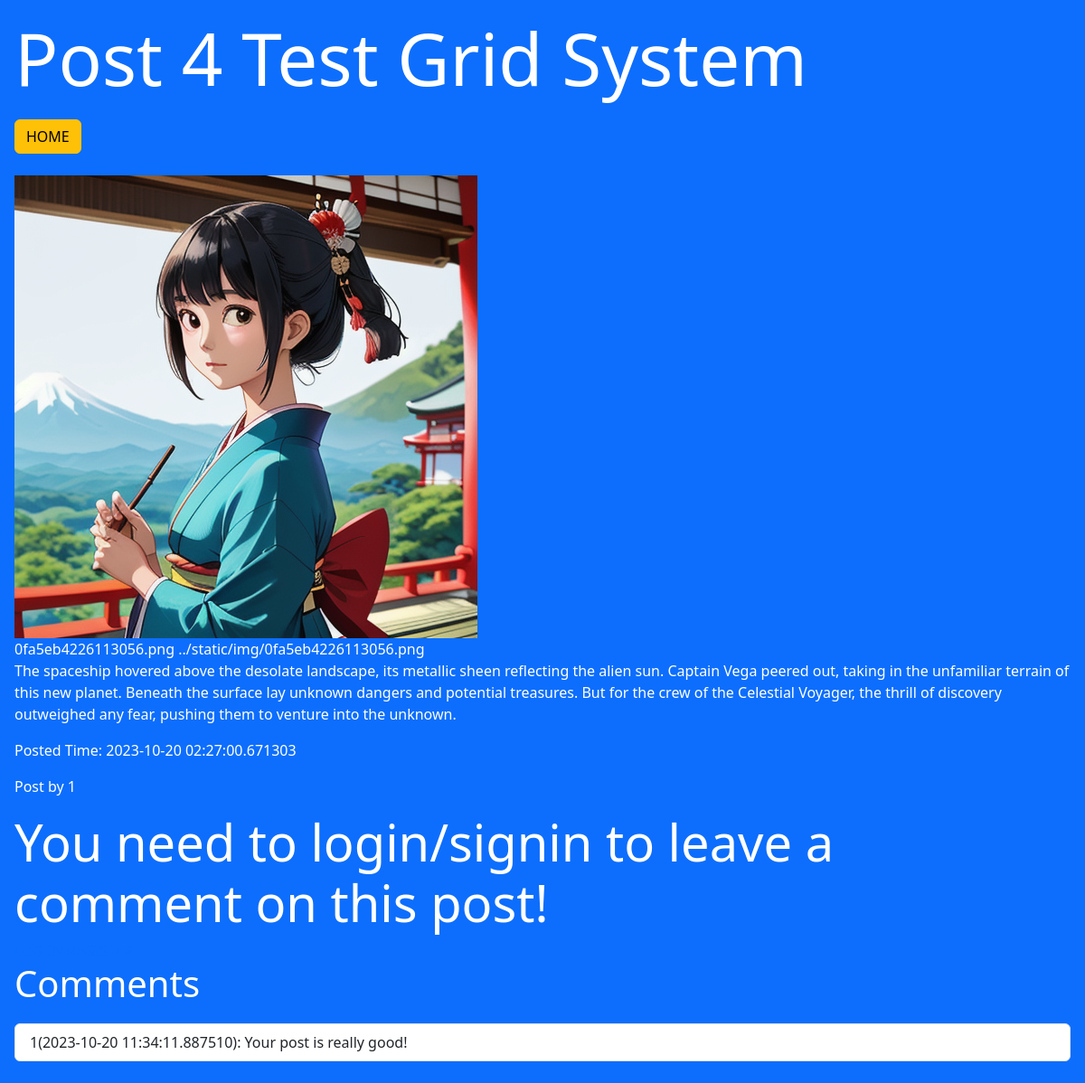
Page /4/post on the committed database.
### app.py (models this page shows, shortened)
class Post(db.Model):
    id = db.Column(db.Integer, primary_key=True)
    img = db.Column(db.String(120))
    title = db.Column(db.String(100),nullable=False)
    date_posted = db.Column(db.DateTime, nullable=False, default=datetime.utcnow)
    content = db.Column(db.Text, nullable=False)
    user_id = db.Column(db.Integer, db.ForeignKey('user.id'), nullable=False)

class Comment(db.Model):
    id = db.Column(db.Integer, primary_key=True)
    user_id = db.Column(db.Integer, db.ForeignKey('user.id'), nullable=False)
    content = db.Column(db.Text, nullable=False)
    post_id = db.Column(db.Integer, db.ForeignKey('post.id'), nullable=False)
    date_posted = db.Column(db.DateTime, nullable=False, default=datetime.utcnow)

### app.py (the view)
@app.route("/<int:id>/post",methods=["GET","POST"])
def post(id):
    post = Post.query.filter_by(id=id).first()
    form = CommentForm()
    comments = Comment.query.filter_by(post_id=id).all()
    if form.validate_on_submit():
        comment = Comment(user_id=current_user.id,content=form.comment.data,post_id=id)
        db.session.add(comment)
        db.session.commit()
        flash(f'Comment: {form.comment.data}; Post ID: {comment.post_id} ')
        return redirect(url_for('home'))
    return render_template("post.html",post=post,form=form,comments=comments)

### templates/post.html (shortened to what this page needs)
{% extends "template.html" %}
{% block Contents %}
<h1 class="display-1">{{ post.title }}</h1>
<div>
    <a href="{{url_for('home')}}"><button class="btn btn-warning">HOME</button></a>
</div>
<br>
{% if post.img=="static/img/default_post_image.png" %}
<img src="../{{ post.img }}">
{% else %}
<img src="../static/img/{{ post.img }}">
{% endif %}
<br>
{{post.img}}
../static/img/{{ post.img }}
<p>{{ post.content }}</p>
<p>Posted Time: {{ post.date_posted }}</p>
<p>Post by {{ post.user_id }}</p>
{% if current_user.is_authenticated %}
<form class="form form-horizontal" method="POST" action="">
    {{ form.hidden_tag() }}
    <fieldset>
        <legend class="form-label">New Comment</legend>
        <dir>
            {{form.comment.label(class="form-label")}}
            {{form.comment(class="form-control", rows="3")}}
        </dir>
    </fieldset>
    {{form.submit(class="btn btn-warning")}}
</form>
{% else %}
<h2 class="display-4">You need to login/signin to leave a comment on this post!</h2>
<a href="{{url_for('login')}}">LOG IN</a>
<a href="{{url_for('register')}}">REGISTER</a>
{% endif %}
<h1 class="display-6">Comments</h1>
<ul class="list-group">
    {% for comment in comments %}
        <li class="list-group-item">
            {{ comment.user_id }}({{ comment.date_posted }}): {{ comment.content }}
        </li>
    {% endfor %}
</ul>
{% endblock %}

### templates/template.html (style rules this page uses)
h1 { margin-bottom:20px; }
div { margin-bottom:20px; }
div:last-of-type { margin-bottom:0; }

### rows in the picture
Post: title "Post 4 Test Grid System", img (picture), img "0fa5eb4226113056.png", content "The spaceship hovered above the desolate landscape, its metallic sheen reflecting the alien sun. Captain Vega peered out, taking in the unfamiliar terrain of this new planet. Beneath the surface lay unknown dangers and potential treasures. But for the crew of the Celestial Voyager, the thrill of discovery outweighed any fear, pushing them to venture into the unknown.", date_posted "2023-10-20 02:27:00.671303", user_id "1"
Comment: user_id "1", date_posted "2023-10-20 11:34:11.887510", content "Your post is really good!"
